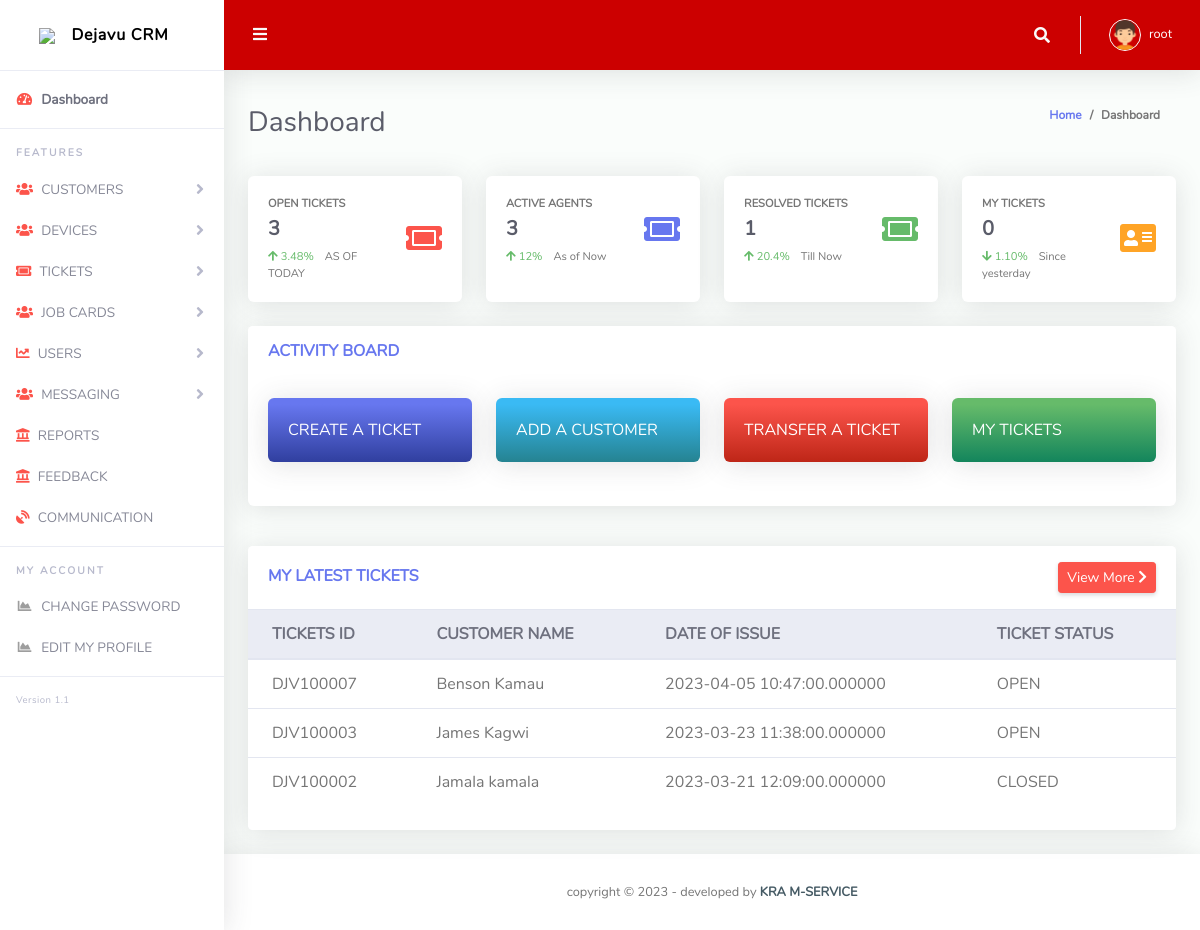
/admin/index.php (signed in), run on the app's committed database.
### tables this page shows
CREATE TABLE `insidence` (
  `id` int(11) NOT NULL,
  `dateCreated` datetime(6) NOT NULL,
  `ticketNumber` varchar(20) NOT NULL,
  `cusName` varchar(15) DEFAULT NULL,
  `mobileNumber` varchar(20) DEFAULT NULL,
  `businessName` varchar(50) DEFAULT NULL,
  `serialNumber` longtext DEFAULT NULL,
  `source` varchar(29) DEFAULT NULL,
  `dStatus` varchar(10) NOT NULL DEFAULT current_timestamp(),
  `priority` varchar(20) DEFAULT NULL,
  `complain` longtext DEFAULT NULL,
  `createdBy` varchar(50) NOT NULL DEFAULT 'Active',
  `status` varchar(16) NOT NULL,
  `AssignedTo` varchar(20) NOT NULL,
  `resolvedAt` datetime(6) DEFAULT NULL,
  `resolvedby` varchar(20) NOT NULL,
  `ticketComment` longtext NOT NULL
);

### stat.php (called while the page is built, shortened)
<?php
function openT($agent = null){
    $db = getConnection();
    $query= "SELECT COUNT(*) as count FROM `insidence` WHERE `status` = 'OPEN' ";
    $result = mysqli_query($db, $query);
    $no=mysqli_fetch_assoc($result)['count'];
return $no;
}
function myT($agent){
    $db = getConnection();
    $query= "SELECT COUNT(*) as count FROM `insidence` WHERE `status` = 'Active' AND `createdBy` = '$agent'";
    $result = mysqli_query($db, $query);
    $no=mysqli_fetch_assoc($result)['count'];
return $no;
}
function Agents(){
    $db = getConnection();
    $query = "SELECT COUNT(*) as count FROM users WHERE `status` = 'Active'";
    $result = mysqli_query($db, $query);
    $no=mysqli_fetch_assoc($result)['count'];
return $no;
    }
    function closedT2(){
        $db = getConnection();
        $query = "SELECT COUNT(*) as count FROM insidence WHERE `status` = 'closed'";
        $result = mysqli_query($db, $query);
        $no=mysqli_fetch_assoc($result)['count'];
    return $no;
    }
?>

### member.php (called while the page is built, shortened)
<?php
function getAgentTiket($agent, $resolved = false)
{
    $db = getConnection();
    $query = "SELECT * FROM `insidence` WHERE `createdBy`= '$agent'  ORDER BY id DESC LIMIT 10";
    $result = mysqli_query($db, $query);
    return $result;
}

### admin/index.php (the view, shortened to what this page needs)
<?php
require_once($_SERVER['DOCUMENT_ROOT']."/crm/member.php");
require_once($_SERVER['DOCUMENT_ROOT']."/crm/stat.php");
$agent = $_SESSION['username'];
$data = getAgentTiket($agent);
$openT = openT();
$Agents = Agents();
$closedT2 = closedT2();
$myT = myT($agent);
?>
<!DOCTYPE html>
<html lang="en">
<head>
  <link rel="stylesheet" href="https://cdnjs.cloudflare.com/ajax/libs/font-awesome/4.7.0/css/font-awesome.min.css">
  <link href="vendor/fontawesome-free/css/all.min.css" rel="stylesheet" type="text/css">
  <link href="vendor/bootstrap/css/bootstrap.min.css" rel="stylesheet" type="text/css">
  <link href="css/ruang-admin.min.css" rel="stylesheet">
</head>
<body id="page-top">
  <div id="wrapper">
    <?php
    include('sidebar.php');
    ?>
    <div id="content-wrapper" class="d-flex flex-column">
      <div id="content">
        <?php
            include('topbar.php');
        ?>
        <div class="container-fluid" id="container-wrapper">
          <div class="d-sm-flex align-items-center justify-content-between mb-4">
            <h1 class="h3 mb-0 text-gray-800">Dashboard</h1>
            <ol class="breadcrumb">
              <li class="breadcrumb-item"><a href="./">Home</a></li>
              <li class="breadcrumb-item active" aria-current="page">Dashboard</li>
            </ol>
          </div>
          <div class="row mb-3">
            <div class="col-xl-3 col-md-6 mb-4">
              <div class="card h-100">
                <div class="card-body">
                  <div class="row align-items-center">
                    <div class="col mr-2">
                      <div class="text-xs font-weight-bold text-uppercase mb-1">OPEN TICKETS</div>
                      <div class="h5 mb-0 font-weight-bold text-gray-800"><?php echo $openT; ?></div>
                      <div class="mt-2 mb-0 text-muted text-xs">
                        <span class="text-success mr-2"><i class="fa fa-arrow-up"></i> 3.48%</span>
                        <span>AS OF TODAY</span>
                      </div>
                    </div>
                    <div class="col-auto">
                      <i class="fas fa-ticket-alt fa-2x text-danger"></i>
                    </div>
                  </div>
                </div>
              </div>
            </div>
            <div class="col-xl-3 col-md-6 mb-4">
              <div class="card h-100">
                <div class="card-body">
                  <div class="row no-gutters align-items-center">
                    <div class="col mr-2">
                      <div class="text-xs font-weight-bold text-uppercase mb-1">ACTIVE AGENTS</div>
                      <div class="h5 mb-0 font-weight-bold text-gray-800"><?php echo $Agents; ?></div>
                      <div class="mt-2 mb-0 text-muted text-xs">
                        <span class="text-success mr-2"><i class="fas fa-arrow-up"></i> 12%</span>
                        <span>As of Now</span>
                      </div>
                    </div>
                    <div class="col-auto">
                      <i class="fas fa-ticket-alt fa-2x text-primary"></i>
                    </div>
                  </div>
                </div>
              </div>
            </div>
            <div class="col-xl-3 col-md-6 mb-4">
              <div class="card h-100">
                <div class="card-body">
                  <div class="row no-gutters align-items-center">
                    <div class="col mr-2">
                      <div class="text-xs font-weight-bold text-uppercase mb-1">RESOLVED TICKETS</div>
                      <div class="h5 mb-0 mr-3 font-weight-bold text-gray-800"><?php echo $closedT2; ?></div>
                      <div class="mt-2 mb-0 text-muted text-xs">
                        <span class="text-success mr-2"><i class="fas fa-arrow-up"></i> 20.4%</span>
                        <span>Till Now</span>
                      </div>
                    </div>
                    <div class="col-auto">
                      <i class="fas fa-ticket-alt fa-2x text-success"></i>
                    </div>
                  </div>
                </div>
              </div>
            </div>
            <div class="col-xl-3 col-md-6 mb-4">
              <div class="card h-100">
                <div class="card-body">
                  <div class="row no-gutters align-items-center">
                    <div class="col mr-2">
                      <div class="text-xs font-weight-bold text-uppercase mb-1">MY TICKETS</div>
                      <div class="h5 mb-0 font-weight-bold text-gray-800"><?php echo $myT; ?></div>
                      <div class="mt-2 mb-0 text-muted text-xs">
                        <span class="text-success mr-2"><i class="fas fa-arrow-down"></i> 1.10%</span>
                        <span>Since yesterday</span>
                      </div>
                    </div>
                    <div class="col-auto">
                      <i class="fas fa-address-card fa-2x text-warning"></i>
                    </div>
                  </div>
                </div>
              </div>
            </div>
            <div class="col-lg-12">
              <div class="card sm mb-4">
                <div class="card-header py-3 d-flex flex-row align-items-center justify-content-between">
                  <h6 class="m-0 font-weight-bold text-primary">ACTIVITY BOARD  </h6>
                </div>
                <div class="card-body">
                  <div class="row">
                    <div class="col-lg-3 mb-4">
                    <A href = "cticket.php">
                      <div class="card bg-gradient-primary text-white">
                        <div class="card-body">
                          CREATE A TICKET
                        </div>
                      </div>
                      </a>
                    </div>
                    <div class="col-lg-3 mb-4">
                    <A href = "acustomer.php">
                      <div class="card bg-gradient-info text-white">
                        <div class="card-body">
                          ADD A CUSTOMER
                        </div>
                      </div>
                      </a>
                    </div>
                    <div class="col-lg-3 mb-4">
                    <A href = "transferTicketlst.php">
                      <div class="card bg-gradient-danger text-white">
                        <div class="card-body">
                          TRANSFER A TICKET
                        </div>
                      </div>
                      </a>
                    </div>
                    <div class="col-lg-3 mb-4">
                    <A href = "mTiket.php">
                      <div class="card bg-gradient-success text-white">
                        <div class="card-body">
                          MY TICKETS
                        </div>
                      </div>
                      </a>
                    </div>
                    </div>
                  </div>
                </div>
              </div>
            </div>
          </div>
          <div class="col-lg-12 d-flex flex-row align-items-center justify-content-between">
            <div class="col-xl-12 col-lg-12 mb-4">
              <div class="card">
                <div class="card-header py-3 d-flex flex-row align-items-center justify-content-between">
                  <h6 class="m-0 font-weight-bold text-primary">MY LATEST TICKETS</h6>
                  <a class="m-0 float-right btn btn-danger btn-sm" href="mTiket.php">View More <i
                      class="fas fa-chevron-right"></i></a>
                </div>
                <div class="table-responsive">
                  <table class="table align-items-center table-flush">
                    <thead class="thead-light">
                    <tr>
                        <th>TICKETS ID</th>
                        <th>CUSTOMER NAME</th>
                        <th>DATE OF ISSUE</th>
                        <th>TICKET STATUS</th>
                      </tr>
                    </thead>
                    <tbody>
                    <?php
                     foreach($data as $row){
                      print " <tr> ";
                      print "<td>" . $row['ticketNumber'] . "</td>";
                      print "<td>" . $row['cusName']. "</td>";
                      print "<td>" . $row['dateCreated']. "</td>";
                      print "<td>" . $row['status']. "</td>";
                  }
                     ?>
                    </tbody>
                  </table>
                </div>
                <div class="card-footer"></div>
              </div>
            </div>
        </div>
      </div>
      <footer class="sticky-footer bg-white">
        <div class="container my-auto">
          <div class="copyright text-center my-auto">
            <span>copyright &copy; <script> document.write(new Date().getFullYear()); </script> - developed by
              <b><a href="" target="_blank">KRA M-SERVICE</a></b>
            </span>
          </div>
        </div>
      </footer>
    </div>
  </div>
</body>
</html>

### data on the page
insidence: ticketNumber "DJV100007", cusName "Benson Kamau", dateCreated "2023-04-05 10:47:00.000000", status "OPEN"
insidence: ticketNumber "DJV100003", cusName "James Kagwi", dateCreated "2023-03-23 11:38:00.000000", status "OPEN"
insidence: ticketNumber "DJV100002", cusName "Jamala kamala", dateCreated "2023-03-21 12:09:00.000000", status "CLOSED"

### other printed values
$_SESSION['username'] "root"
$openT "3"
$Agents "3"
$closedT2 "1"
$myT "0"
